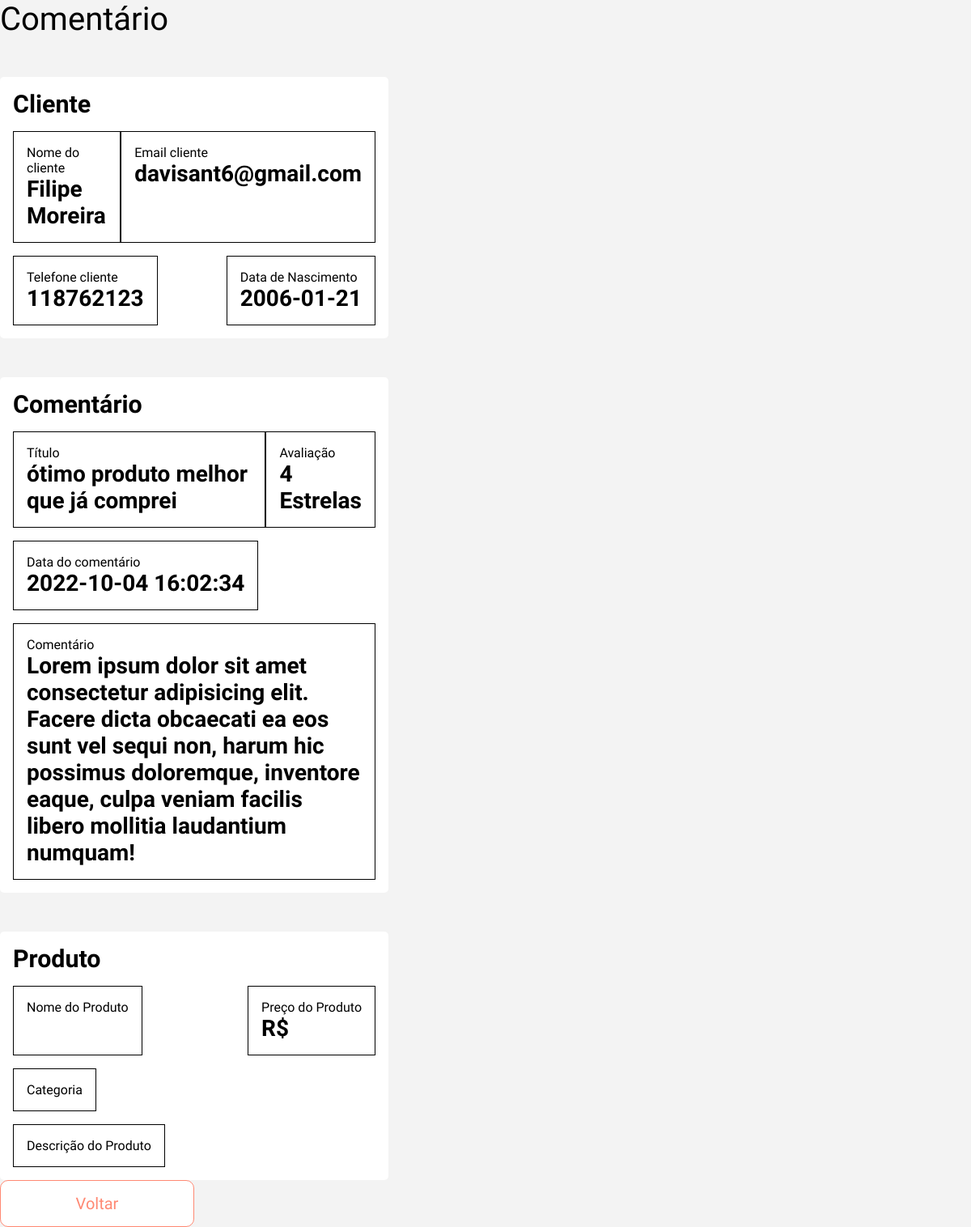
Page /view/DetailsComentarios.php?id=1 on the committed database.
### tables this page shows
CREATE TABLE user_cliente(
	id_cliente INT AUTO_INCREMENT NOT NULL PRIMARY KEY,
	nome_cliente VARCHAR(300) NOT NULL COMMENT 'nome do cliente',
	email_cliente VARCHAR(300) NOT NULL COMMENT 'email do cliente',
	cpf_cliente VARCHAR(18) NOT NULL COMMENT 'cpf do cliente',
	telefone_cliente VARCHAR(18) NOT NULL COMMENT 'telefone do cliente',
	genero_cliente int(1) NOT NULL COMMENT '1 - feminino; 0 - masculino; 2 - não informar',
	senha_cliente VARCHAR(256) NOT NULL COMMENT 'senha em sha256',
	data_nasc_cliente DATE NOT NULL COMMENT 'data de nascimente',
	data_reg_cliente DATETIME DEFAULT CURRENT_TIMESTAMP NOT NULL COMMENT 'data e hora do registro',
	status INT(1) NOT NULL COMMENT '1 - ativo; 0 - inativo'
);

CREATE TABLE user_avaliacao(
	id_avaliacao INT AUTO_INCREMENT NOT NULL PRIMARY KEY,
	id_produto INT NOT NULL,
	id_cliente INT NOT NULL,
	nota_avaliacao int(1) NOT NULL COMMENT 'avaliação de 1 - 5',
	titulo_avaliacao VARCHAR(300) NOT NULL,
	descricao VARCHAR(900) NOT NULL,
	data_avaliacao DATETIME DEFAULT CURRENT_TIMESTAMP NOT NULL  COMMENT 'data e hora do registro',
	status INT(1) NOT NULL COMMENT '1 - ativo; 0 - inativo',

	FOREIGN KEY ( id_produto ) REFERENCES user_produto( id_produto ),
	FOREIGN KEY ( id_cliente ) REFERENCES user_cliente( id_cliente )
);

### model/conexao.class.php (called while the page is built, shortened)
<?php
class Conexao{
    public function __construct(){
        try{
            $this->pdo = new PDO("mysql:dbname=2ucase_bd3;host=localhost","root","");
        }catch(PDOException $e){
            echo "Erro com banco de dados: " . $e->getMessage() . "<br>";
            exit();
        }catch(Exception $e){
            echo "Erro generico: " . $e->getMessage() . "<br>";
            exit();
        }
    }
}
?>

### model/Manager.class.php (called while the page is built, shortened)
<?php
require_once 'Conexao.class.php';
class Manager extends Conexao {
    public function getInfo($table, $columnName, $id) {
		$sql = "SELECT * FROM $table WHERE {$columnName} = :id";
		$statement = $this->pdo->prepare($sql);
		$statement->bindValue(":id", $id);
		$statement->execute();
		return $statement->fetchAll();
	}
}

### view/DetailsComentarios.php (the view, shortened to what this page needs)
<?php
require_once "../model/Manager.class.php";
$manager = new Manager();
$idComentario = $_REQUEST['id'];
$resultDetailComentario = $manager->getInfo('user_avaliacao', 'id_avaliacao', $idComentario);
$resultDetailCliente = $manager->getInfo('user_cliente', 'id_cliente', $resultDetailComentario[0]['id_cliente']);
$resultDetailProduto = $manager->getInfo('user_produto', 'id_produto', $resultDetailComentario[0]['id_produto']);
?>
<!DOCTYPE html>
<html lang="pt-br">
<head>
    <?php require_once "../config/config.php"; ?>
    <link rel="stylesheet" href="../assets/css/detailsComentarios.css">
</head>
<body id="body-margin">
    <main class="container-produto">
        <h1>Comentário</h1>
        <article class="info-cliente container-comment">
            <h2>Cliente</h2>
            <div class="row-nome-email rows-comentarios">
                <label>Nome do cliente
                    <h3><?= $resultDetailCliente[0]['nome_cliente'] ?></h3>
                </label>
                <label>Email cliente
                    <h3><?= $resultDetailCliente[0]['email_cliente'] ?></h3>
                </label>
            </div>
            <div class="row-phone-birth rows-comentarios">
                <label>Telefone cliente
                    <h3><?= $resultDetailCliente[0]['telefone_cliente'] ?></h3>
                </label>
                <label>Data de Nascimento
                    <h3><?= $resultDetailCliente[0]['data_nasc_cliente'] ?></h3>
                </label>
            </div>
        </article>
        <article class="info-comentario container-comment">
            <h2>Comentário</h2>
            <div class="row-titulo-stars rows-comentarios">
                <label>Título
                    <h3><?= $resultDetailComentario[0]['titulo_avaliacao'] ?></h3>
                </label>
                <label>Avaliação
                    <h3><?= $resultDetailComentario[0]['nota_avaliacao'] ?>  Estrelas</h3>
                </label>
            </div>
            <label>Data do comentário
                <h3><?= $resultDetailComentario[0]['data_avaliacao'] ?></h3>
            </label>
            <label>Comentário
                <h3><?= $resultDetailComentario[0]['descricao'] ?></h3>
            </label>
        </article>
        <article class="info-comentario container-comment">
            <h2>Produto</h2>
            <div class="row-titulo-stars rows-comentarios">
                <label>Nome do Produto
                </label>
                <label>Preço do Produto
                    <h3>R$ <?= $resultDetailProduto[0]['preco_produto'] ?></h3>
                </label>
            </div>
            <label>Categoria
            </label>
            <label>Descrição do Produto
            </label>
        </article>
        <button id="btn-exit" onclick="window.location.href='./ListComentarios.php'">Voltar</button>
    </main>
</body>
</html>

### assets/css/detailsComentarios.css (style rules this page uses)
.container-comment { background-color: #fff; padding: 1rem; border-radius: 5px; }
.rows-comentarios { display: flex; width: 100%; justify-content: space-between; }
label { border: 1px solid #000; padding: 1rem; }
.container-comment { display: flex; flex-direction: column; width: 40vw; align-items: flex-start; gap: 1rem; margin-top: 3rem; }

### view/DetailsComentarios.php (style rules this page uses)
.container-comment { background-color: #fff; padding: 1rem; border-radius: 5px; }
.rows-comentarios { display: flex; width: 100%; justify-content: space-between; }
label { border: 1px solid #000; padding: 1rem; }
.container-comment { display: flex; flex-direction: column; width: 40vw; align-items: flex-start; gap: 1rem; margin-top: 3rem; }

### rows in the picture
user_cliente: nome_cliente "Filipe Moreira", email_cliente "davisant6@gmail.com", telefone_cliente "118762123", data_nasc_cliente "2006-01-21"
user_avaliacao: titulo_avaliacao "ótimo produto melhor que já comprei", nota_avaliacao "4", data_avaliacao "2022-10-04 16:02:34", descricao "Lorem ipsum dolor sit amet consectetur adipisicing elit. Facere dicta obcaecati ea eos sunt vel sequi non, harum hic possimus doloremque, inventore eaque, culpa veniam facilis libero mollitia laudantium numquam!"
